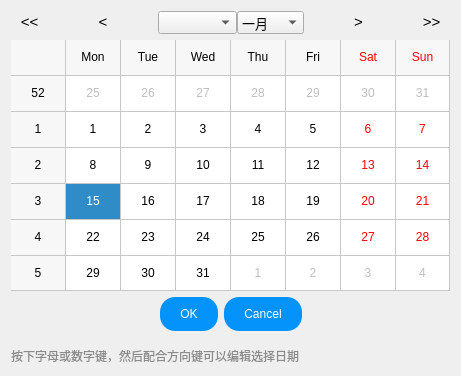
<?xml version="1.0" encoding="UTF-8"?>
<ui version="4.0">
 <class>Dialog</class>
 <widget class="QDialog" name="Dialog">
  <property name="geometry">
   <rect>
    <x>0</x>
    <y>0</y>
    <width>461</width>
    <height>376</height>
   </rect>
  </property>
  <property name="windowTitle">
   <string>Dialog</string>
  </property>
  <layout class="QVBoxLayout" name="verticalLayout">
   <item>
    <layout class="QHBoxLayout" name="horizontalLayout" stretch="1,3,1,1,3,1">
     <property name="spacing">
      <number>0</number>
     </property>
     <property name="bottomMargin">
      <number>0</number>
     </property>
     <item>
      <widget class="QPushButton" name="pushButtonPreYear">
       <property name="font">
        <font>
         <pointsize>11</pointsize>
        </font>
       </property>
       <property name="styleSheet">
        <string notr="true">    QPushButton {
        background-color: transparent; /* 透明背景 */
        border: none; /* 无边框 */
        color: black; /* 默认字体颜色 */
    }
    QPushButton:hover {
        color: rgb(0, 170, 255); /* 鼠标悬停时字体颜色变为蓝色 */

    }</string>
       </property>
       <property name="text">
        <string>&lt;&lt;</string>
       </property>
      </widget>
     </item>
     <item>
      <widget class="QPushButton" name="pushButtonPreMonth">
       <property name="font">
        <font>
         <pointsize>11</pointsize>
        </font>
       </property>
       <property name="styleSheet">
        <string notr="true">    QPushButton {
        background-color: transparent; /* 透明背景 */
        border: none; /* 无边框 */
        color: black; /* 默认字体颜色 */
    }
    QPushButton:hover {
        color: rgb(0, 170, 255); /* 鼠标悬停时字体颜色变为蓝色 */

    }</string>
       </property>
       <property name="text">
        <string>&lt;</string>
       </property>
      </widget>
     </item>
     <item>
      <widget class="QComboBox" name="comboBox">
       <property name="font">
        <font>
         <pointsize>10</pointsize>
        </font>
       </property>
      </widget>
     </item>
     <item>
      <widget class="QComboBox" name="comboBox_2">
       <property name="font">
        <font>
         <pointsize>10</pointsize>
        </font>
       </property>
       <item>
        <property name="text">
         <string>一月</string>
        </property>
       </item>
       <item>
        <property name="text">
         <string>二月</string>
        </property>
       </item>
       <item>
        <property name="text">
         <string>三月</string>
        </property>
       </item>
       <item>
        <property name="text">
         <string>四月</string>
        </property>
       </item>
       <item>
        <property name="text">
         <string>五月</string>
        </property>
       </item>
       <item>
        <property name="text">
         <string>六月</string>
        </property>
       </item>
       <item>
        <property name="text">
         <string>七月</string>
        </property>
       </item>
       <item>
        <property name="text">
         <string>八月</string>
        </property>
       </item>
       <item>
        <property name="text">
         <string>九月</string>
        </property>
       </item>
       <item>
        <property name="text">
         <string>十月</string>
        </property>
       </item>
       <item>
        <property name="text">
         <string>十一月</string>
        </property>
       </item>
       <item>
        <property name="text">
         <string>十二月</string>
        </property>
       </item>
      </widget>
     </item>
     <item>
      <widget class="QPushButton" name="pushButtonNextMonth">
       <property name="font">
        <font>
         <pointsize>11</pointsize>
        </font>
       </property>
       <property name="styleSheet">
        <string notr="true">    QPushButton {
        background-color: transparent; /* 透明背景 */
        border: none; /* 无边框 */
        color: black; /* 默认字体颜色 */
    }
    QPushButton:hover {
        color: rgb(0, 170, 255); /* 鼠标悬停时字体颜色变为蓝色 */

    }</string>
       </property>
       <property name="text">
        <string>&gt;</string>
       </property>
      </widget>
     </item>
     <item>
      <widget class="QPushButton" name="pushButtonNextYear">
       <property name="font">
        <font>
         <pointsize>11</pointsize>
        </font>
       </property>
       <property name="styleSheet">
        <string notr="true">    QPushButton {
        background-color: transparent; /* 透明背景 */
        border: none; /* 无边框 */
        color: black; /* 默认字体颜色 */
    }
    QPushButton:hover {
        color: rgb(0, 170, 255); /* 鼠标悬停时字体颜色变为蓝色 */

    }</string>
       </property>
       <property name="text">
        <string>&gt;&gt;</string>
       </property>
      </widget>
     </item>
    </layout>
   </item>
   <item>
    <widget class="QCalendarWidget" name="calendarWidget">
     <property name="font">
      <font/>
     </property>
     <property name="styleSheet">
      <string notr="true"/>
     </property>
     <property name="minimumDate">
      <date>
       <year>1900</year>
       <month>1</month>
       <day>31</day>
      </date>
     </property>
     <property name="maximumDate">
      <date>
       <year>2101</year>
       <month>1</month>
       <day>28</day>
      </date>
     </property>
     <property name="gridVisible">
      <bool>true</bool>
     </property>
     <property name="selectionMode">
      <enum>QCalendarWidget::SelectionMode::SingleSelection</enum>
     </property>
     <property name="horizontalHeaderFormat">
      <enum>QCalendarWidget::HorizontalHeaderFormat::ShortDayNames</enum>
     </property>
     <property name="navigationBarVisible">
      <bool>false</bool>
     </property>
     <property name="dateEditEnabled">
      <bool>true</bool>
     </property>
    </widget>
   </item>
   <item>
    <widget class="QDialogButtonBox" name="buttonBox">
     <property name="font">
      <font>
       <pointsize>12</pointsize>
      </font>
     </property>
     <property name="cursor">
      <cursorShape>PointingHandCursor</cursorShape>
     </property>
     <property name="styleSheet">
      <string notr="true">QDialogButtonBox QPushButton {
	color: rgb(255, 255, 255);
    background-color: rgb(3, 147, 250); /* 天空蓝背景 */
    border: None;
    border-radius: 15px; /* 圆角半径 */
    padding: 10px 20px; /* 内边距，可以根据需要调整 */
    margin-bottom: 10px; /* 外边距，可选，根据实际情况调整 */
}

/* 鼠标悬停时的样式 */
QDialogButtonBox QPushButton:hover {
    background-color: rgb(0, 103, 154); /* 悬停时改变背景色 */
}
</string>
     </property>
     <property name="orientation">
      <enum>Qt::Orientation::Horizontal</enum>
     </property>
     <property name="standardButtons">
      <set>QDialogButtonBox::StandardButton::Cancel|QDialogButtonBox::StandardButton::Ok</set>
     </property>
     <property name="centerButtons">
      <bool>true</bool>
     </property>
    </widget>
   </item>
   <item>
    <widget class="QLabel" name="labelHint">
     <property name="font">
      <font>
       <pointsize>9</pointsize>
      </font>
     </property>
     <property name="styleSheet">
      <string notr="true">color:rgb(139, 139, 139)</string>
     </property>
     <property name="text">
      <string>按下字母或数字键，然后配合方向键可以编辑选择日期</string>
     </property>
     <property name="margin">
      <number>0</number>
     </property>
    </widget>
   </item>
  </layout>
 </widget>
 <resources/>
 <connections>
  <connection>
   <sender>buttonBox</sender>
   <signal>accepted()</signal>
   <receiver>Dialog</receiver>
   <slot>accept()</slot>
   <hints>
    <hint type="sourcelabel">
     <x>248</x>
     <y>254</y>
    </hint>
    <hint type="destinationlabel">
     <x>157</x>
     <y>274</y>
    </hint>
   </hints>
  </connection>
  <connection>
   <sender>buttonBox</sender>
   <signal>rejected()</signal>
   <receiver>Dialog</receiver>
   <slot>reject()</slot>
   <hints>
    <hint type="sourcelabel">
     <x>316</x>
     <y>260</y>
    </hint>
    <hint type="destinationlabel">
     <x>286</x>
     <y>274</y>
    </hint>
   </hints>
  </connection>
 </connections>
</ui>
